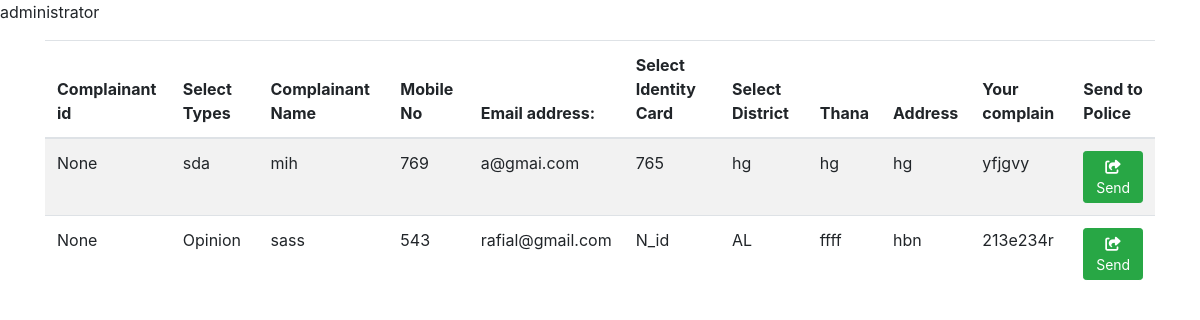
The page /Administrator/showComplain/ on the database as committed earlier.
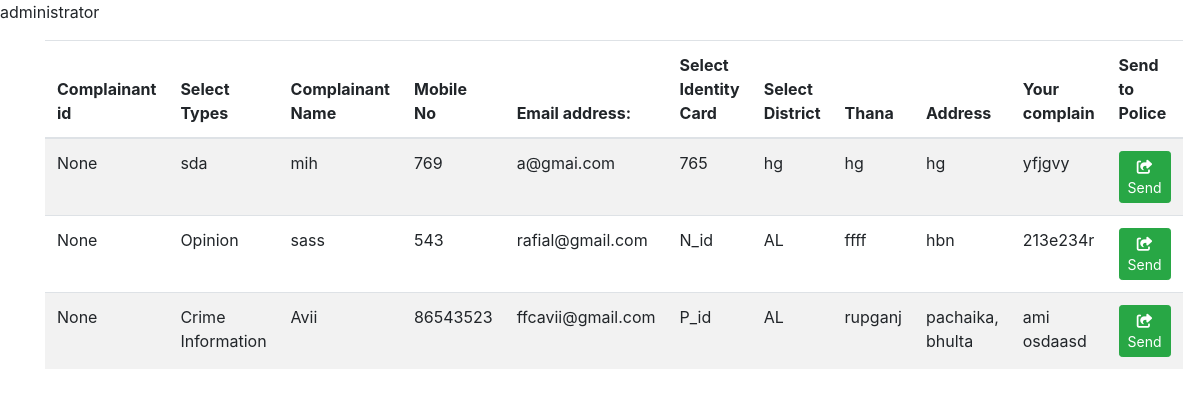
The same page on the database as committed later.
### victim/models.py (models this page shows)
class Complain(models.Model):
    Complain_type = models.CharField(max_length=55)
    Complainant_name = models.CharField(max_length=55)
    Mobile_Number = models.CharField(max_length=55)
    National_id = models.CharField(max_length=55)
    District = models.CharField(max_length=55)
    Thana = models.CharField(max_length=55)
    Address = models.CharField(max_length=55)
    Complain_description = models.CharField(max_length=55)
    Email = models.EmailField(max_length=50, blank=False, unique=True)
    def return_complain_url(self):
        return f"../sendComplain/{self.id}"  #return id for complain send

### Administrator/views.py (the view)
# urls.py: path('showComplain/', views.showComplain, name='showComplain'),
def showComplain(request):
    c = Complain.objects.all()
    return render(request, 'administrator/view_complain.html', {'complainlist': c})

### Administrator/templates/administrator/view_complain.html (shortened to what this page needs)
{% extends 'administrator/base.html' %}
{% block content %}
<p>administrator</p>
    <div class="container">
        <table class="table table-striped">
       <thead>
           <th> Complainant id</th>
           <th> Select Types</th>
           <th> Complainant Name</th>
           <th> Mobile No</th>
           <th> Email address:</th>
           <th> Select Identity Card</th>
           <th> Select District</th>
           <th> Thana</th>
           <th> Address</th>
           <th> Your complain</th>
            <th>Send to Police</th>
       </thead>
        <tbody>
         {% for c in complainlist %}
             <tr>
            <td>{{c.id}}</td>
            <td>{{c.Complain_type}}</td>
            <td>{{c.Complainant_name}}</td>
            <td>{{c.Mobile_Number}}</td>
                 <td>{{c.Email}}</td>
            <td>{{c.National_id}}</td>
            <td>{{c.District}}</td>
            <td>{{c.Thana}}</td>
            <td>{{c.Address}}</td>
            <td>{{c.Complain_description}}</td>
             <td><a href="{{ c.return_complain_url }}" class="btn btn-sm btn-success"><i class="fas fa-share-square"></i>Send</a></td>
             </tr>
        {% endfor %}
        </tbody>
    </table>
    </div>
{% endblock %}

Rows that differ between the two databases and show on the page:
added Complain: id "None", Complain_type "Crime Information", Complainant_name "Avii", Mobile_Number "86543523", Email "ffcavii@gmail.com", National_id "P_id", District "AL", Thana "rupganj", Address "pachaika, bhulta", Complain_description "ami osdaasd"
